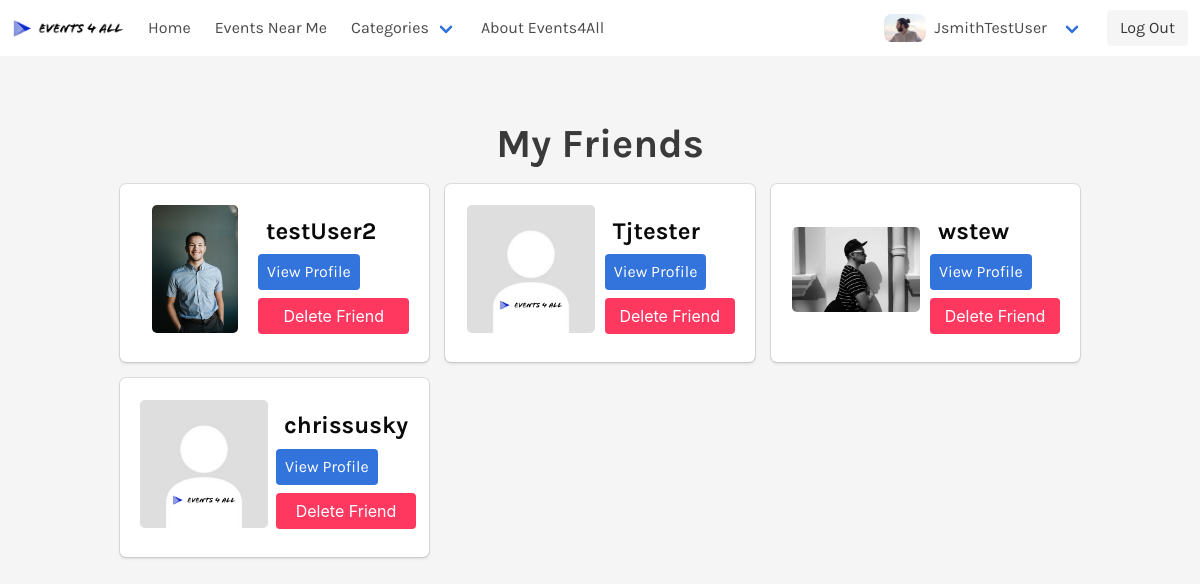
The page /friends.php (signed in) on the database its author committed.
### tables this page shows
CREATE TABLE `UserProfile` (
  `profileID` int(11) NOT NULL,
  `userID` int(10) NOT NULL,
  `profileImg` varchar(255) DEFAULT NULL,
  `bio` text,
  `hobbies` text
);

CREATE TABLE `Users` (
  `userID` int(10) UNSIGNED NOT NULL,
  `email` varchar(255) NOT NULL,
  `userName` varchar(255) NOT NULL,
  `userPassword` varchar(255) NOT NULL,
  `firstName` varchar(50) DEFAULT NULL,
  `lastName` varchar(50) DEFAULT NULL,
  `street` varchar(255) DEFAULT NULL,
  `city` varchar(255) DEFAULT NULL,
  `USstate` varchar(255) DEFAULT NULL,
  `zip` int(5) DEFAULT NULL,
  `phone` char(10) DEFAULT NULL,
  `dateOfBirth` date NOT NULL
);

### friends.php (the view, shortened to what this page needs)
<!DOCTYPE html>
<html lang="en">
<head>
    <link rel="stylesheet" href="./css/bulma.min.css">
    <link rel="stylesheet" href="./css/style.css">
    <link href="https://unpkg.com/aos@2.3.1/dist/aos.css" rel="stylesheet">
    <link rel="stylesheet" href="https://use.fontawesome.com/releases/v5.8.1/css/all.css">
</head>
<body>
    <?php require './navbar.php'; ?>
    <?php if (($loggedon) && ($userName != NULL) && ($userID != NULL)){
require './methods/databaseConnection.php';
$query = "SELECT friend1userID, friend2userID FROM Friendships WHERE friend1userID = '$userID' OR friend2userID = '$userID'";
$result = $mysqli->query($query);
if ($result->num_rows > 0) {
 $i = 0;
 $friendlist = array();
while($row = $result->fetch_assoc()) {
   $friend1userID = $row["friend1userID"];
   $friend2userID = $row["friend2userID"];
   if ($friend1userID === $userID) {
   $friendlist[$i] = $friend2userID;
    }
   else {
   $friendlist[$i] = $friend1userID;
   }
   $i++;
}
}
else {
}
}
?>
<section class="section">
            <div class="container">
                <h2 class="is-size-2 has-text-weight-bold has-text-centered">My Friends</h2>
                <ul class="myFriendsGridParent">
                <?php
              if ($friendlist){
                foreach($friendlist as $friendID){
                    $query2 = "SELECT Users.userName, UserProfile.profileImg FROM Users LEFT JOIN UserProfile ON Users.userID = UserProfile.userID WHERE Users.userID = '$friendID' AND UserProfile.userID = '$friendID'";
                    $result2 = $mysqli->query($query2);
                    if ($result2->num_rows > 0) {
                        while($row2 = $result2->fetch_assoc()) {
                            $friendUserName = $row2["userName"];
                            $friendUserImg = $row2["profileImg"];
                        }
                    }
                    echo "<li class='myFriendsGrid box'>";?>
                           <?php
                           if($friendUserImg != NULL)
                           echo "<a href='./viewProfile.php?viewUser=$friendID'><img src='./images/$friendUserName/$friendUserImg' alt='Profile Photo' /></a>";
                           else
                           echo "<a href='./viewProfile.php?viewUser=$friendID'><img src='./images/ProfilePhotoWithLogo.png' alt='Profile Photo' /></a>";
                           ?>
                <?php echo "<div class='myFriendsGridTextCont'>
                            <h4 class='is-size-4 has-text-weight-bold has-text-black'>$friendUserName</h4>
                            <a href='./viewProfile.php?viewUser=$friendID' class='is-link button is-size-6'>View Profile</a>
                            <button class='button is-danger is-size-6'>Delete Friend</button>
                            </div>
                            </li>";
                }
            }
                else{
                        echo "<p class='has-text-centered is-size-5'>You Have No Friends Yet! :(</p>";
                    }
                ?>
                </ul>
            </div>
        </section>
</body>
</html>

### navbar.php (shortened to what this page needs)
<?php
if (isset($_SESSION['loggedon'])) {
	$loggedon = $_SESSION['loggedon'];
}
else {
	$loggedon = FALSE;
}
if (isset($_SESSION['userID'])) {
    $userID = $_SESSION['userID'];
}
else {
	$userID = NULL;
}
if (isset($_SESSION['userName'])) {
    $userName = $_SESSION['userName'];
}
else {
	$userName = NULL;
}
if (($loggedon) && ($userName != NULL) && ($userID != NULL)){
  require './methods/databaseConnection.php';
$query = "SELECT profileImg FROM UserProfile WHERE  userID = '$userID'";
                    $result = $mysqli->query($query);
                    if ($result->num_rows > 0) {
                        while($row = $result->fetch_assoc()) {
                            $userImg = $row["profileImg"];
                        }
                    }
}
?>
    <nav class="navbar" role="navigation" aria-label="main navigation">
        <div class="navbar-brand" style="padding-top: 0; padding-bottom: 0;">
            <a class="navbar-item" style="padding-top: 0; padding-bottom: 0;" href="https://events-4all.com">
                <img src="./images/LogoDark.PNG" alt="Events-4-All" width="112" height="28">
            </a>
        </div>
        <div id="navbarBasicExample" class="navbar-menu">
            <div class="navbar-start">
            <?php
		            if ($loggedon) {
                        echo "<a class='navbar-item' href='./home.php'>Home</a>";
		            }
		            else{
                        echo "<a class='navbar-item' href='./index.php'>Home</a>";
                    }
		        ?>
                <a class="navbar-item" href="./events.php">Events Near Me</a>
                <div class="navbar-item has-dropdown is-hoverable">
                    <a class="navbar-link">Categories</a>
                </div>
                <a href="./aboutUs.php" class="navbar-item">About Events4All</a>
            </div>
            <div class="navbar-end">
           <?php if ($loggedon) {  echo "<div class='navbar-item has-dropdown is-hoverable'>
                        <a class='navbar-link'>";
                        if ($userImg) {
                           echo "<img src='./images/$userName/$userImg' class='navBarProfilePicture' alt='User Profile Picture'>";
                        }
                        else{
                            echo "<img src='./images/ProfilePhotoWithLogo.png' class='navBarProfilePicture' alt='User Profile Picture'>";
                        }
                        echo "<h3 class='is-size-6'>$userName</h3>
                        </a>
                        <div class='navbar-dropdown'>
                            <a class='navbar-item' href='./myProfile.php'>My Profile</a>
                            <a class='navbar-item' href='./myAccount.php'>My Account</a>
                            <a class='navbar-item' href='./friends.php'>Friends</a>
                            <a class='navbar-item' href='./messages.php'>Messages</a>
                            <a class='navbar-item' href='./myEvents.php'>My Events</a>
                        </div>
                    </div> ";} ?>
                    <div class="navbar-item">
                        <div class="buttons">
                        <?php
		                    if ($loggedon) {
                                echo "<a class='button is-light' href='./methods/logOut.php'>Log Out</a>";
		                    }
		                    else{
                                echo "<a class='button is-info' href='./createAccount.php'><strong>Sign up</strong></a>";
                                echo "<a class='button is-light' href='./login.php'>Log in</a>";
                            }
		                ?>
                        </div>
                    </div>
                </div>
            </div>
    </nav>

### css/style.css (style rules this page uses)
* { padding: 0; margin: 0; -webkit-box-sizing: border-box; box-sizing: border-box; }
body { font-family: 'Karla', sans-serif; background-color: #f5f5f5; color: #3A3A3A; overflow-x: hidden; overflow: hidden; -webkit-transition: all .5s; transition: all .5s; line-height: 1.6; }
a, a:visited, a:hover, a:active { text-decoration: none; cursor: pointer; }
h1, h2, h3, h4, h5, h6, p { padding: .5rem; }
.block:not(:last-child), .box:not(:last-child), .breadcrumb:not(:last-child), .content:not(:last-child), .highlight:not(:last-child), .level:not(:last-child), .list:not(:last-child), .message:not(:last-child), .notification:not(:last-child), .progress:not(:last-child), .subtitle:not(:last-child), .table-container:not(:last-child), .table:not(:last-child), .tabs:not(:last-child), .title:not(:last-child) { margin-bottom: 0; }
.navBarProfilePicture { border-radius: 50%; }
.navBarProfilePicture { border-radius: 8px !important; }
.myFriendsGrid { display: -ms-grid; display: grid; grid-template-areas: "img textCont"; grid-gap: .5rem; }
.myFriendsGrid a { -ms-grid-row: 1; -ms-grid-column: 1; grid-area: img; -ms-flex-item-align: center; -ms-grid-row-align: center; align-self: center; -ms-grid-column-align: center; justify-self: center; }
.myFriendsGrid img { border-radius: 5px; max-height: 8rem; max-width: 8rem; }
.myFriendsGridTextCont { -ms-grid-row: 1; -ms-grid-column: 2; grid-area: textCont; display: -webkit-box; display: -ms-flexbox; display: flex; -webkit-box-orient: vertical; -webkit-box-direction: normal; -ms-flex-direction: column; flex-direction: column; -webkit-box-pack: space-evenly; -ms-flex-pack: space-evenly; justify-content: space-evenly; -webkit-box-align: space-between; -ms-flex-align: space-between; align-items: space-between; }
.myFriendsGridTextCont > * { margin-bottom: .5rem; }
.myFriendsGridTextCont h4 { -ms-flex-item-align: start; align-self: flex-start; }
.myFriendsGridTextCont a { -ms-flex-item-align: start; align-self: flex-start; padding: 8px; margin-top: -12px; }
.myFriendsGridParent { display: -ms-grid; display: grid; -ms-grid-columns: (minmax(300px, 1fr))[auto-fill]; grid-template-columns: repeat(auto-fill, minmax(300px, 1fr)); grid-gap: 1rem; }

### rows shown on the page
userprofile: profileImg (picture)
userprofile: userID+profileImg (picture), userID.userName "testUser2"
userprofile: userID.userName "Tjtester"
userprofile: userID+profileImg (picture), userID.userName "wstew"
userprofile: userID.userName "chrissusky"

### other values the page prints
$userName "JsmithTestUser"
